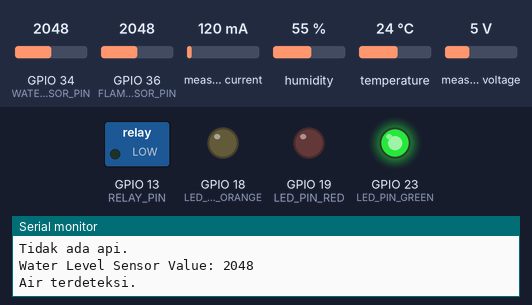
A sketch run on a simulated ESP32. Parts: switched loads named in the sketch (green lamp = pin HIGH), output pins drawn as LEDs (lit = HIGH), the last lines printed to the serial monitor. The test bench sets the inputs (shaded band); at power-on: temperature 24 °C, measured current 120 mA, GPIO 34 (WATER_SENSOR_PIN) = 2048, GPIO 36 (FLAME_SENSOR_PIN) = 2048, humidity 55 %, measured voltage 5 V.

Above: at 1.2 s.
1.3 s: temperature set to 31 °C
4.5 s: temperature set to 34 °C
At 7.7 s:
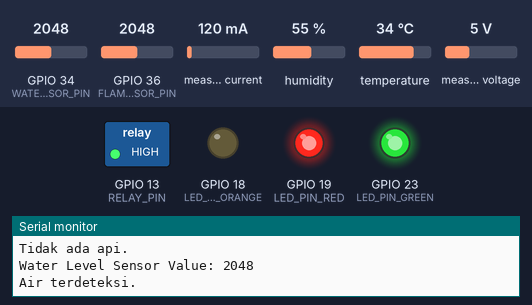
8.0 s: measured current set to 18 mA
11.1 s: measured current set to 14 mA
At 14.3 s:
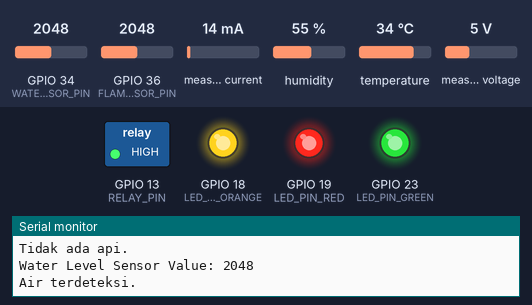
14.6 s: temperature set to 12 °C
At 17.5 s:
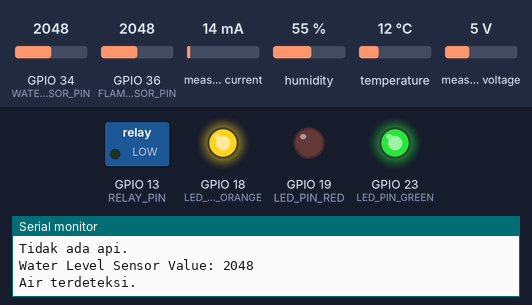
Timing chart, 0 to 19.0 s (numbered marks = the images above; inputs shaded):
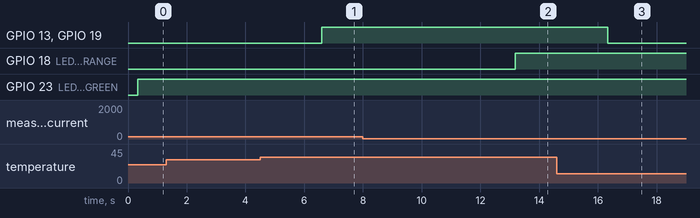

The sketch:

BISMILLAHTUBESINDIVIDU.ino
```cpp
#include <DHT.h>
#include <Wire.h>
#include <INA226_WE.h>

#define DHTPIN 4      // Pin sensor DHT11
#define DHTTYPE DHT11 // Tipe sensor DHT
#define RELAY_PIN 13  // Pin kontrol relay
#define LED_PIN_RED 19 // Pin LED merah
#define LED_PIN_ORANGE 18 // Pin LED oranye
#define LED_PIN_GREEN 23 // Pin LED hijau
#define FLAME_SENSOR_PIN 36 // Pin analog sensor flame (gunakan pin ADC ESP32)
#define WATER_SENSOR_PIN 34 // Pin analog sensor level air
#define I2C_ADDRESS 0x40 // Alamat I2C INA226

DHT dht(DHTPIN, DHTTYPE);
INA226_WE ina226 = INA226_WE(I2C_ADDRESS);

// Fungsi keanggotaan fuzzy untuk suhu rendah
float fuzzyLowTemp(float temp) {
  if (temp <= 20) return 1;
  if (temp >= 29) return 0;
  return (29 - temp) / 9.0;
}

// Fungsi keanggotaan fuzzy untuk suhu tinggi
float fuzzyHighTemp(float temp) {
  if (temp <= 29) return 0;
  if (temp >= 35) return 1;
  return (temp - 29) / 6.0;
}

void setup() {
  Serial.begin(9600);
  dht.begin();
  pinMode(RELAY_PIN, OUTPUT);
  pinMode(LED_PIN_RED, OUTPUT);
  pinMode(LED_PIN_ORANGE, OUTPUT);
  pinMode(LED_PIN_GREEN, OUTPUT);
  pinMode(FLAME_SENSOR_PIN, INPUT);
  pinMode(WATER_SENSOR_PIN, INPUT);
  digitalWrite(RELAY_PIN, LOW); // Pastikan relay dalam keadaan mati saat mulai
  digitalWrite(LED_PIN_RED, LOW);   // Pastikan LED merah dalam keadaan mati saat mulai
  digitalWrite(LED_PIN_ORANGE, LOW); // Pastikan LED oranye dalam keadaan mati saat mulai
  digitalWrite(LED_PIN_GREEN, LOW); // Pastikan LED hijau dalam keadaan mati saat mulai

  Wire.begin();
  ina226.init();

  // Konfigurasi INA226
  ina226.setResistorRange(0.1, 1.3); // Resistor 0.1 Ohm, arus hingga 1.3A
  ina226.setCorrectionFactor(0.93); // Faktor koreksi jika diperlukan

  Serial.println("Sistem Monitoring Suhu, Arus, Api, dan Level Air - INA226, DHT11, Flame Sensor, Water Level Sensor");
  ina226.waitUntilConversionCompleted(); // Tunggu konversi pertama selesai
}

void loop() {
  // Membaca suhu dari DHT11
  float temperature = dht.readTemperature();

  if (isnan(temperature)) {
    Serial.println("Failed to read from DHT sensor!");
  } else {
    // Logika fuzzy untuk suhu
    float lowTemp = fuzzyLowTemp(temperature);
    float highTemp = fuzzyHighTemp(temperature);

    // Inferensi fuzzy: Menentukan status relay
    bool relayStatus = false;
    relayStatus |= (highTemp > 0.5); // Hidupkan relay jika suhu tinggi (fuzzy > 0.5)

    // Kontrol relay
    digitalWrite(RELAY_PIN, relayStatus ? HIGH : LOW);
    digitalWrite(LED_PIN_RED, relayStatus ? HIGH : LOW); // Kontrol LED merah

    // Debugging suhu dan status relay
    Serial.print("Temperature: ");
    Serial.print(temperature);
    Serial.print(" *C ");
    Serial.print("Relay Status: ");
    Serial.println(relayStatus ? "ON" : "OFF");
  }

  // Membaca data dari INA226
  float shuntVoltage_mV = ina226.getShuntVoltage_mV();
  float busVoltage_V = ina226.getBusVoltage_V();
  float current_mA = ina226.getCurrent_mA();
  float power_mW = ina226.getBusPower();
  float loadVoltage_V = busVoltage_V + (shuntVoltage_mV / 1000);

  // Menampilkan data INA226
  Serial.print("Shunt Voltage [mV]: "); Serial.println(shuntVoltage_mV);
  Serial.print("Bus Voltage [V]: "); Serial.println(busVoltage_V);
  Serial.print("Load Voltage [V]: "); Serial.println(loadVoltage_V);
  Serial.print("Current [mA]: "); Serial.println(current_mA);
  Serial.print("Bus Power [mW]: "); Serial.println(power_mW);

  // Kontrol LED oranye berdasarkan arus & tegangan
  if (current_mA > 1.50 && shuntVoltage_mV > 1.50 ) {
    digitalWrite(LED_PIN_ORANGE, LOW); // Nyalakan LED oranye jika arus lebih dari 1.50 mA
  } else {
    digitalWrite(LED_PIN_ORANGE, HIGH); // Matikan LED oranye jika arus kurang dari atau sama dengan 1.50 mA
  }

  if (!ina226.overflow) {
    Serial.println("Values OK - no overflow");
  } else {
    Serial.println("Overflow! Choose higher current range");
  }

  // Membaca data dari sensor flame
  int flameValue = analogRead(FLAME_SENSOR_PIN); // Membaca nilai analog dari sensor flame

  Serial.print("Flame Sensor Value: ");
  Serial.println(flameValue);

  // Kondisi deteksi api (nilai threshold disesuaikan dengan sensor, default: < 1000)
  if (flameValue < 1000) {
    Serial.println("Api terdeteksi!");
  } else {
    Serial.println("Tidak ada api.");
  }

  // Membaca data dari sensor level air
  int waterLevel = analogRead(WATER_SENSOR_PIN); // Membaca nilai analog dari sensor level air

  Serial.print("Water Level Sensor Value: ");
  Serial.println(waterLevel);

  // Kondisi level air (jika terdeteksi air maka LED hijau menyala)
  if (waterLevel > 0) {
    Serial.println("Air terdeteksi.");
    digitalWrite(LED_PIN_GREEN, HIGH); // Nyalakan LED hijau jika air terdeteksi
  } else {
    Serial.println("Tidak ada air.");
    digitalWrite(LED_PIN_GREEN, LOW); // Matikan LED hijau jika tidak ada air
  }

  Serial.println();
  delay(3000); // Delay untuk pembacaan data berikutnya
}
```

Measured:
- the behaviour switches between 32 and 33 °C on temperature (found by bisection; images 0 and 1)
- the behaviour switches between 16 and 15 mA on measured current (found by bisection; images 1 and 2)
- after the input at 4.5 s, GPIO 13 (RELAY_PIN), GPIO 19 (LED_PIN_RED): LOW → HIGH after 2.1 s
- after the input at 11.1 s, GPIO 18 (LED_PIN_ORANGE): LOW → HIGH after 2.1 s
- after the input at 14.6 s, GPIO 13 (RELAY_PIN), GPIO 19 (LED_PIN_RED): HIGH → LOW after 1.7 s
